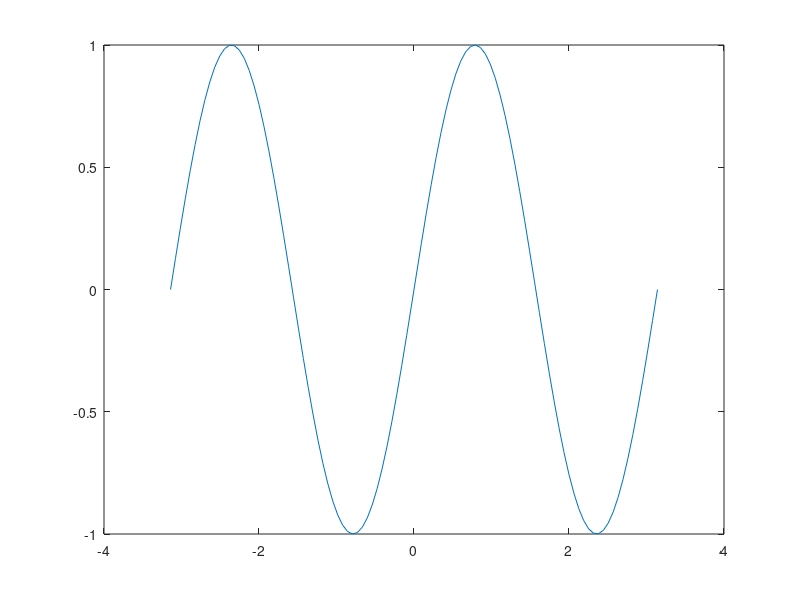

This figure's MATLAB source:
clear all
close all
clc


x=linspace(-pi,pi);
y1=sin(x);
y2=cos(x);


plot(x,y1) % First plot

hold on 

plot(x,y2) % Second plot

hold off

y3=sin(2*x);
plot(x,y3)




